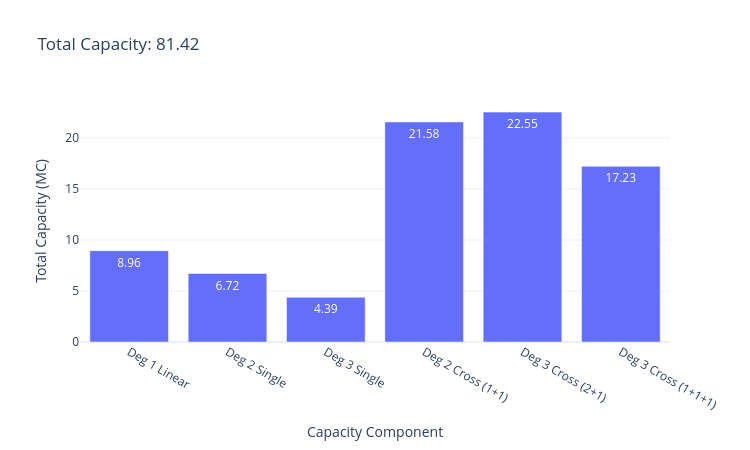

Notebook code cell kept with this figure:
### Code cell
categories = [
    "Deg 1 Linear",
    "Deg 2 Single",
    "Deg 3 Single",
    "Deg 2 Cross (1+1)",
    "Deg 3 Cross (2+1)",
    "Deg 3 Cross (1+1+1)",
]

u = rng.uniform(-1.0, 1.0, size=(total_steps, 1))
X = compute_states(u, res_size, W_in, W_res, bias, alpha)
values = trial(u, X)


values_sum = np.array([np.sum(c) for c in values])

fig_bar = go.Figure(
    data=go.Bar(
        x=categories,
        y=values_sum,
        text=[f"{v:.2f}" for v in values_sum],
        textposition="auto",
    )
)

fig_bar.update_layout(
    title=f"Total Capacity: {sum(values_sum):.2f}",
    xaxis_title="Capacity Component",
    yaxis_title="Total Capacity (MC)",
    template="plotly_white",
    width=750,
    height=450,
)

fig_bar.show()

### Figure 1 — Plotly figure (JSON) as saved in the notebook; plotly's stock layout.template omitted (floating-point values rounded to 4 significant figures)
{"data": [{"text": ["8.96", "6.72", "4.39", "21.58", "22.55", "17.23"], "textposition": "auto", "type": "bar", "x": ["Deg 1 Linear", "Deg 2 Single", "Deg 3 Single", "Deg 2 Cross (1+1)", "Deg 3 Cross (2+1)", "Deg 3 Cross (1+1+1)"], "y": [8.959, 6.717, 4.386, 21.58, 22.55, 17.23]}], "layout": {"height": 450, "title": {"text": "Total Capacity: 81.42"}, "width": 750, "xaxis": {"title": {"text": "Capacity Component"}}, "yaxis": {"title": {"text": "Total Capacity (MC)"}}}}
